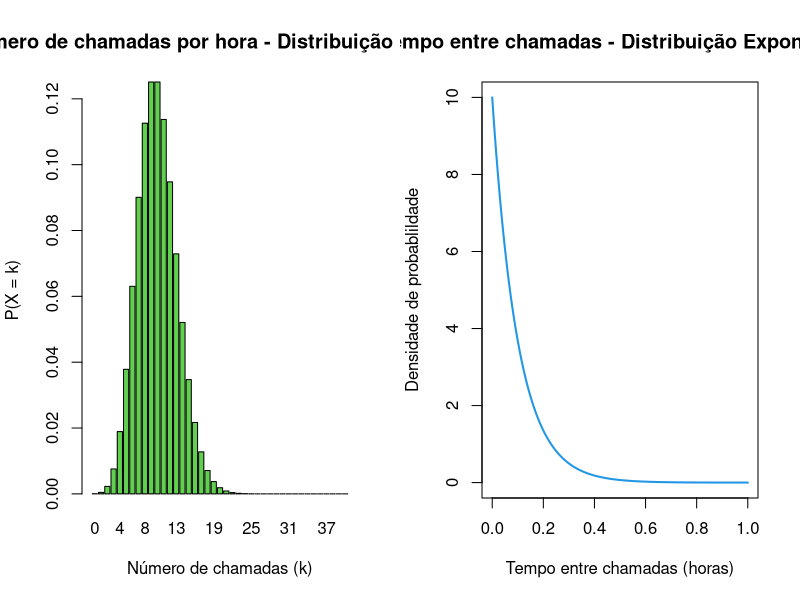

The R source for this figure:
# 1
lambda <- 10 # por hora

# A
dpois(7, lambda)

# B
lambda6min <- lambda / 10
1 - dpois(0, lambda6min)

# C
tempo.esperado <- 1 / lambda
print(tempo.esperado)

# D
1 - pexp(15/60, lambda)

# E 
par(mfrow = c(1,2))

# O gráfico da Distribuição Poisson modela o NÚḾERO DE EVENTOS em um intervalo de tempo fixo.
intervalo <- 0:40
barplot(names.arg=intervalo,
        height=dpois(intervalo, lambda),
        col = 3,
        border = 1,
        main = "Número de chamadas por hora - Distribuição Poisson",
        xlab = "Número de chamadas (k)",
        ylab = "P(X = k)")

# O gráfico da Distribuição Exponencial modela O TEMPO entre dois eventos consecutivos.
t <- seq(0, 1, length.out = 1000)
ft <- lambda*exp(-lambda*t)
plot(t,
     ft,
     type = "l",
     col = 4,
     main = "Tempo entre chamadas - Distribuição Exponencial",
     xlab = "Tempo entre chamadas (horas)",
     ylab = "Densidade de probablildade",
     lwd = 2)


# F
t5 <- 5/60    # horas
t15 <- 15/60  # horas

# P(T > 15 | T > 5) = P(T > 15 inter T > 5) / P(T > 5) = P(T > 15) / P(T > 5)
pTmaior15 <- 1 - pexp(t15, lambda)
pTmaior5  <- 1 - pexp(t5, lambda)

probabilidadeF <- pTmaior15 / pTmaior5
print(probabilidadeF)

# "falta de memória:" o tempo esperado NÃO influencia o tempo que falta esperar
# oposto de 'esperar ônibus chegar'
